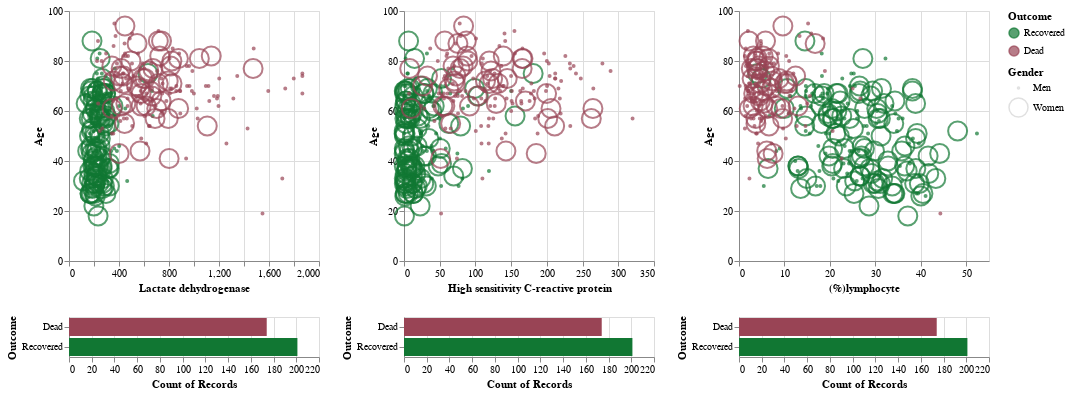

The cell this chart's notebook holds for it:
### Code cell
brush = alt.selection_interval()
click = alt.selection_multi(encodings=['color'])

base = alt.Chart(HSC).mark_point().encode(
    y=alt.Y('age:Q',title='Age'),
    size = alt.Size('men_women:N',title='Gender'),
    color=alt.condition(brush, color, alt.value('lightgray')),
    tooltip=['men_women:N','recovered_dead:N','age:N','(%)lymphocyte:N','Lactate dehydrogenase:N','High sensitivity C-reactive protein:N']
    
).add_selection(
    brush
).properties(
    width=250,
    height=250
).transform_filter(
    click
)
# color = alt.Color('gender:N')
bars = alt.Chart(HSC).mark_bar().encode(
    x='count():Q',
    y=alt.Y('recovered_dead:N',title='Outcome'),
    color = alt.condition(click,color,alt.value('lightgrey')),

).add_selection(
    click
).transform_filter(brush).properties(
    width=250
)
base.encode(x='Lactate dehydrogenase') & bars | base.encode(x='High sensitivity C-reactive protein') & bars | base.encode(x='(%)lymphocyte') & bars

### Figure 1 — Vega-Lite specification as saved in the notebook (floating-point values rounded to 4 significant figures; data arrays with more than 128 entries replaced by an {"elided": "..."} marker saying what was removed)
{"config": {"view": {"continuousWidth": 400, "continuousHeight": 300}}, "hconcat": [{"vconcat": [{"mark": "point", "encoding": {"color": {"condition": {"type": "nominal", "field": "recovered_dead", "scale": {"domain": ["Recovered", "Dead"], "range": ["#117733", "#994455"]}, "title": "Outcome", "selection": "selector050"}, "value": "lightgray"}, "size": {"type": "nominal", "field": "men_women", "title": "Gender"}, "tooltip": [{"type": "nominal", "field": "men_women"}, {"type": "nominal", "field": "recovered_dead"}, {"type": "nominal", "field": "age"}, {"type": "nominal", "field": "(%)lymphocyte"}, {"type": "nominal", "field": "Lactate dehydrogenase"}, {"type": "nominal", "field": "High sensitivity C-reactive protein"}], "x": {"type": "quantitative", "field": "Lactate dehydrogenase"}, "y": {"type": "quantitative", "field": "age", "title": "Age"}}, "height": 250, "selection": {"selector050": {"type": "interval"}}, "transform": [{"filter": {"selection": "selector051"}}], "width": 250}, {"mark": "bar", "encoding": {"color": {"condition": {"type": "nominal", "field": "recovered_dead", "scale": {"domain": ["Recovered", "Dead"], "range": ["#117733", "#994455"]}, "title": "Outcome", "selection": "selector051"}, "value": "lightgrey"}, "x": {"type": "quantitative", "aggregate": "count"}, "y": {"type": "nominal", "field": "recovered_dead", "title": "Outcome"}}, "selection": {"selector051": {"type": "multi", "encodings": ["color"]}}, "transform": [{"filter": {"selection": "selector050"}}], "width": 250}]}, {"vconcat": [{"mark": "point", "encoding": {"color": {"condition": {"type": "nominal", "field": "recovered_dead", "scale": {"domain": ["Recovered", "Dead"], "range": ["#117733", "#994455"]}, "title": "Outcome", "selection": "selector050"}, "value": "lightgray"}, "size": {"type": "nominal", "field": "men_women", "title": "Gender"}, "tooltip": [{"type": "nominal", "field": "men_women"}, {"type": "nominal", "field": "recovered_dead"}, {"type": "nominal", "field": "age"}, {"type": "nominal", "field": "(%)lymphocyte"}, {"type": "nominal", "field": "Lactate dehydrogenase"}, {"type": "nominal", "field": "High sensitivity C-reactive protein"}], "x": {"type": "quantitative", "field": "High sensitivity C-reactive protein"}, "y": {"type": "quantitative", "field": "age", "title": "Age"}}, "height": 250, "selection": {"selector050": {"type": "interval"}}, "transform": [{"filter": {"selection": "selector051"}}], "width": 250}, {"mark": "bar", "encoding": {"color": {"condition": {"type": "nominal", "field": "recovered_dead", "scale": {"domain": ["Recovered", "Dead"], "range": ["#117733", "#994455"]}, "title": "Outcome", "selection": "selector051"}, "value": "lightgrey"}, "x": {"type": "quantitative", "aggregate": "count"}, "y": {"type": "nominal", "field": "recovered_dead", "title": "Outcome"}}, "selection": {"selector051": {"type": "multi", "encodings": ["color"]}}, "transform": [{"filter": {"selection": "selector050"}}], "width": 250}]}, {"vconcat": [{"mark": "point", "encoding": {"color": {"condition": {"type": "nominal", "field": "recovered_dead", "scale": {"domain": ["Recovered", "Dead"], "range": ["#117733", "#994455"]}, "title": "Outcome", "selection": "selector050"}, "value": "lightgray"}, "size": {"type": "nominal", "field": "men_women", "title": "Gender"}, "tooltip": [{"type": "nominal", "field": "men_women"}, {"type": "nominal", "field": "recovered_dead"}, {"type": "nominal", "field": "age"}, {"type": "nominal", "field": "(%)lymphocyte"}, {"type": "nominal", "field": "Lactate dehydrogenase"}, {"type": "nominal", "field": "High sensitivity C-reactive protein"}], "x": {"type": "quantitative", "field": "(%)lymphocyte"}, "y": {"type": "quantitative", "field": "age", "title": "Age"}}, "height": 250, "selection": {"selector050": {"type": "interval"}}, "transform": [{"filter": {"selection": "selector051"}}], "width": 250}, {"mark": "bar", "encoding": {"color": {"condition": {"type": "nominal", "field": "recovered_dead", "scale": {"domain": ["Recovered", "Dead"], "range": ["#117733", "#994455"]}, "title": "Outcome", "selection": "selector051"}, "value": "lightgrey"}, "x": {"type": "quantitative", "aggregate": "count"}, "y": {"type": "nominal", "field": "recovered_dead", "title": "Outcome"}}, "selection": {"selector051": {"type": "multi", "encodings": ["color"]}}, "transform": [{"filter": {"selection": "selector050"}}], "width": 250}]}], "data": {"name": "data-f18e746b860368b3bf42e303cb6301e8"}, "$schema": "https://vega.github.io/schema/vega-lite/v4.8.1.json", "datasets": {"data-f18e746b860368b3bf42e303cb6301e8": {"elided": "375 records"}}}
